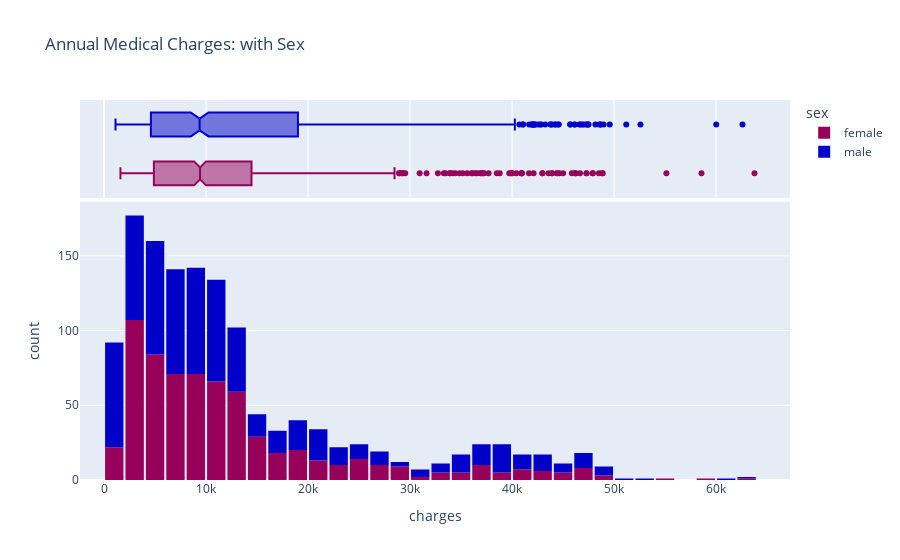

Notebook code cell kept with this figure:
### Markdown cell above
Let's also use the categorical column "sex" to distinguish the charges for males and females.

### Code cell
fig = px.histogram(acme_data, 
                   x='charges', 
                   marginal='box', 
                   color='sex', 
                   color_discrete_sequence=px.colors.sequential.Rainbow, 
                   title='Annual Medical Charges: with Sex')
fig.update_layout(bargap=0.1)
fig.show()

### Figure 1 — Plotly figure (JSON) as saved in the notebook; plotly's stock layout.template omitted (floating-point values rounded to 4 significant figures; data arrays with more than 128 entries replaced by an {"elided": "..."} marker saying what was removed)
{"data": [{"alignmentgroup": "True", "bingroup": "x", "hovertemplate": "sex=female<br>charges=%{x}<br>count=%{y}<extra></extra>", "legendgroup": "female", "marker": {"color": "rgb(150,0,90)", "pattern": {"shape": ""}}, "name": "female", "offsetgroup": "female", "orientation": "v", "showlegend": true, "type": "histogram", "x": {"elided": "662 float values"}, "xaxis": "x", "yaxis": "y"}, {"alignmentgroup": "True", "hovertemplate": "sex=female<br>charges=%{x}<extra></extra>", "legendgroup": "female", "marker": {"color": "rgb(150,0,90)"}, "name": "female", "notched": true, "offsetgroup": "female", "showlegend": false, "type": "box", "x": {"elided": "662 float values"}, "xaxis": "x2", "yaxis": "y2"}, {"alignmentgroup": "True", "bingroup": "x", "hovertemplate": "sex=male<br>charges=%{x}<br>count=%{y}<extra></extra>", "legendgroup": "male", "marker": {"color": "rgb(0,0,200)", "pattern": {"shape": ""}}, "name": "male", "offsetgroup": "male", "orientation": "v", "showlegend": true, "type": "histogram", "x": {"elided": "676 float values"}, "xaxis": "x", "yaxis": "y"}, {"alignmentgroup": "True", "hovertemplate": "sex=male<br>charges=%{x}<extra></extra>", "legendgroup": "male", "marker": {"color": "rgb(0,0,200)"}, "name": "male", "notched": true, "offsetgroup": "male", "showlegend": false, "type": "box", "x": {"elided": "676 float values"}, "xaxis": "x2", "yaxis": "y2"}], "layout": {"bargap": 0.1, "barmode": "relative", "legend": {"title": {"text": "sex"}, "tracegroupgap": 0}, "title": {"text": "Annual Medical Charges: with Sex"}, "xaxis": {"anchor": "y", "domain": [0, 1], "title": {"text": "charges"}}, "xaxis2": {"anchor": "y2", "domain": [0, 1], "matches": "x", "showgrid": true, "showticklabels": false}, "yaxis": {"anchor": "x", "domain": [0, 0.7326], "title": {"text": "count"}}, "yaxis2": {"anchor": "x2", "domain": [0.7426, 1], "matches": "y2", "showgrid": false, "showline": false, "showticklabels": false, "ticks": ""}}}
